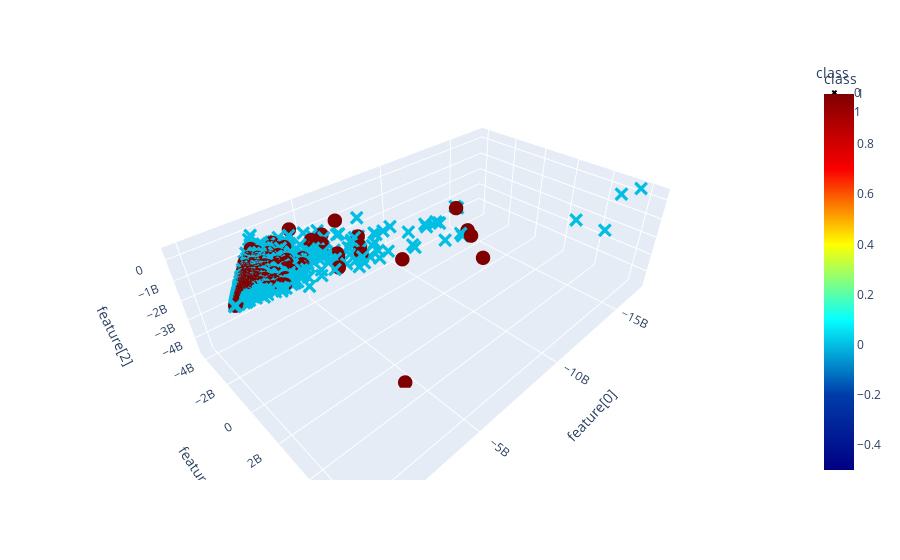

Here is the notebook cell this chart was saved with:
### Code cell
run_analysis_pipeline('features_256_lesion_mask.csv')

### Figure 1 — Plotly figure (JSON) as saved in the notebook; plotly's stock layout.template omitted (floating-point values rounded to 4 significant figures; data arrays with more than 128 entries replaced by an {"elided": "..."} marker saying what was removed)
{"data": [{"hovertemplate": "class=%{marker.color}<br>feature[0]=%{x}<br>feature[1]=%{y}<br>feature[2]=%{z}<extra></extra>", "legendgroup": "0", "marker": {"color": {"elided": "1395 int values"}, "coloraxis": "coloraxis", "size": 5, "symbol": "x"}, "mode": "markers", "name": "0", "scene": "scene", "showlegend": true, "type": "scatter3d", "x": {"elided": "1395 float values"}, "y": {"elided": "1395 float values"}, "z": {"elided": "1395 float values"}}, {"hovertemplate": "class=%{marker.color}<br>feature[0]=%{x}<br>feature[1]=%{y}<br>feature[2]=%{z}<extra></extra>", "legendgroup": "1", "marker": {"color": {"elided": "1397 int values"}, "coloraxis": "coloraxis", "size": 5, "symbol": "circle"}, "mode": "markers", "name": "1", "scene": "scene", "showlegend": true, "type": "scatter3d", "x": {"elided": "1397 float values"}, "y": {"elided": "1397 float values"}, "z": {"elided": "1397 float values"}}], "layout": {"coloraxis": {"colorbar": {"title": {"text": "class"}}, "colorscale": [[0, "rgb(0,0,131)"], [0.2, "rgb(0,60,170)"], [0.4, "rgb(5,255,255)"], [0.6, "rgb(255,255,0)"], [0.8, "rgb(250,0,0)"], [1, "rgb(128,0,0)"]]}, "legend": {"title": {"text": "class"}, "tracegroupgap": 0}, "margin": {"t": 60}, "scene": {"domain": {"x": [0, 1], "y": [0, 1]}, "xaxis": {"title": {"text": "feature[0]"}}, "yaxis": {"title": {"text": "feature[1]"}}, "zaxis": {"title": {"text": "feature[2]"}}}}}
